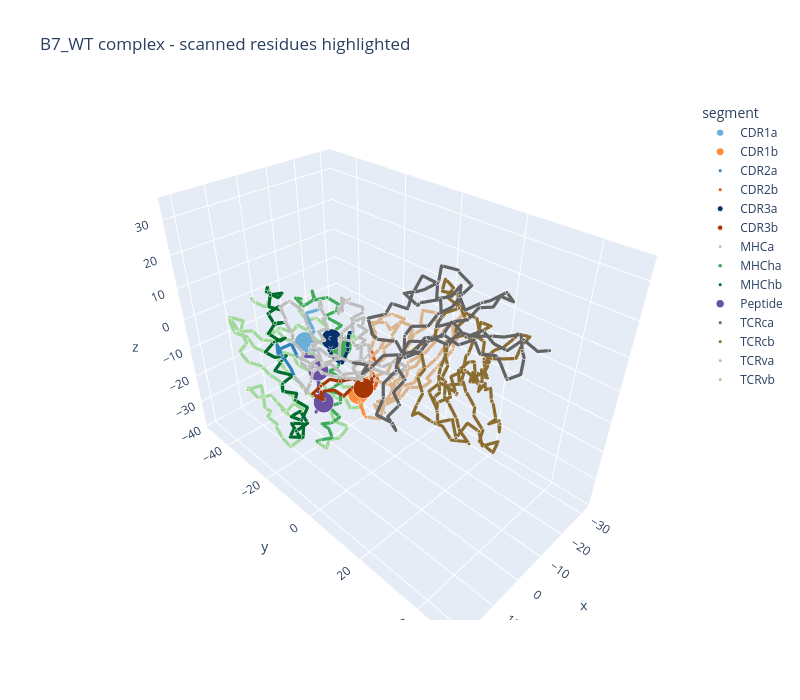

Notebook cell for this chart:
### Code cell
plot_structure_3d(
    "../dat/B7_WT/Structure/Complex.pdb", ca_only=True, color_by="segment",
    highlight=b7_positions, title="B7_WT complex - scanned residues highlighted",
).show()
